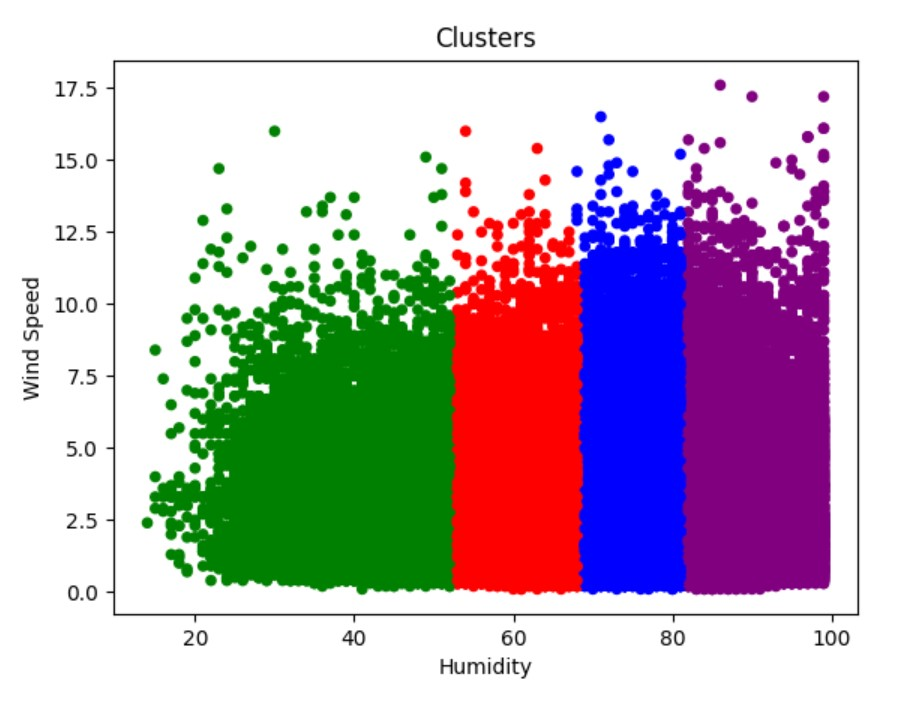

Write Python code to recreate this figure.
import sys
import matplotlib.pyplot as plt
from pyspark.sql import SparkSession
from pyspark.ml.clustering import KMeans
from pyspark.ml.feature import VectorAssembler

if __name__ == "__main__":

    #check the number of arguments
    if len(sys.argv) != 2:
        print("Usage: dataframe_example.py <input folder> ")
        exit(-1)

    #Set a name for the application
    appName = "DataFrame Example"

    #Set the input folder location to the first argument of the application
    #NB! sys.argv[0] is the path/name of the script file
    input_folder = sys.argv[1]

    #create a new Spark application and get the Spark session object
    spark = SparkSession.builder.appName(appName).getOrCreate()

    #read in the CSV dataset as a DataFrame
    #inferSchema option forces Spark to automatically specify data column types
    #header option forces Spark to automatically fetch column names from the first line in the dataset files
    dataset = spark.read \
                  .option("inferSchema", True) \
                  .option("header", True) \
                  .csv(input_folder)

    #Show 10 rows without truncating lines.
    #review content might be a multi-line string.
    dataset.show(10, False)

    #Show dataset schema/structure with filed names and types
    dataset.printSchema()

    # Filter out outliers
    dataset = dataset.na.fill(0)\
        .filter("0 < `Wind Speed` and `Wind Speed` < 35")\
        .filter("0 < Humidity and  Humidity < 100")\
        .select("Humidity", "Wind Speed")

    # Create a vector assembler
    assembler = VectorAssembler(inputCols=["Humidity", "Wind Speed"], outputCol="features")

    # Transform the dataset to a vectorized form
    dataset = assembler.transform(dataset)

    # Fit KMeans model to the dataset
    model = KMeans(k=4, seed=42).fit(dataset)

    # Compute clusters
    dataset = model.transform(dataset).withColumnRenamed("prediction", "cluster id")

    # Convert Spark DataFrame to Pandas DataFrame
    pandas_df = dataset.toPandas()

    # Generate scatter plot
    colors = ["red", "green", "blue", "purple"]
    categorical_values = pandas_df["cluster id"].unique()
    pandas_df.plot.scatter(x="Humidity", y="Wind Speed",
                    c=pandas_df["cluster id"].apply(lambda x: colors[list(categorical_values).index(x)]))

    # Display the graph visually
    plt.title("Clusters")
    plt.show()

    # Display dataset
    dataset.show()

    #Stop Spark session
    #spark.stop()
